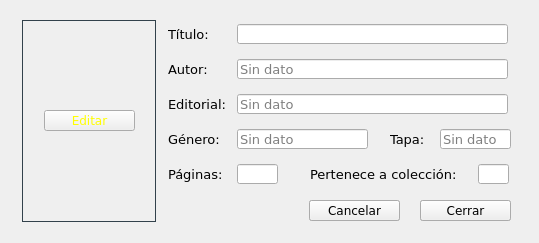
<?xml version="1.0" encoding="UTF-8"?>
<ui version="4.0">
 <class>MainWindow</class>
 <widget class="QMainWindow" name="MainWindow">
  <property name="geometry">
   <rect>
    <x>0</x>
    <y>0</y>
    <width>539</width>
    <height>243</height>
   </rect>
  </property>
  <property name="windowTitle">
   <string> GESTOR COMICS - Datos cómic</string>
  </property>
  <widget class="QWidget" name="centralwidget">
   <widget class="QLineEdit" name="txt_editorial">
    <property name="enabled">
     <bool>true</bool>
    </property>
    <property name="geometry">
     <rect>
      <x>237</x>
      <y>94</y>
      <width>271</width>
      <height>20</height>
     </rect>
    </property>
    <property name="font">
     <font>
      <family>Verdana</family>
      <pointsize>10</pointsize>
     </font>
    </property>
    <property name="styleSheet">
     <string notr="true"/>
    </property>
    <property name="readOnly">
     <bool>true</bool>
    </property>
    <property name="placeholderText">
     <string>Sin dato</string>
    </property>
   </widget>
   <widget class="QLineEdit" name="txt_titulo">
    <property name="enabled">
     <bool>true</bool>
    </property>
    <property name="geometry">
     <rect>
      <x>237</x>
      <y>24</y>
      <width>271</width>
      <height>20</height>
     </rect>
    </property>
    <property name="font">
     <font>
      <family>Verdana</family>
      <pointsize>10</pointsize>
     </font>
    </property>
    <property name="styleSheet">
     <string notr="true"/>
    </property>
    <property name="readOnly">
     <bool>true</bool>
    </property>
   </widget>
   <widget class="QLabel" name="lbl_genero">
    <property name="geometry">
     <rect>
      <x>168</x>
      <y>129</y>
      <width>61</width>
      <height>20</height>
     </rect>
    </property>
    <property name="font">
     <font>
      <family>Verdana</family>
      <pointsize>10</pointsize>
     </font>
    </property>
    <property name="text">
     <string>Género:</string>
    </property>
   </widget>
   <widget class="QLabel" name="lbl_paginas">
    <property name="geometry">
     <rect>
      <x>168</x>
      <y>164</y>
      <width>61</width>
      <height>20</height>
     </rect>
    </property>
    <property name="font">
     <font>
      <family>Verdana</family>
      <pointsize>10</pointsize>
     </font>
    </property>
    <property name="text">
     <string>Páginas:</string>
    </property>
   </widget>
   <widget class="QLineEdit" name="txt_autor">
    <property name="enabled">
     <bool>true</bool>
    </property>
    <property name="geometry">
     <rect>
      <x>237</x>
      <y>59</y>
      <width>271</width>
      <height>20</height>
     </rect>
    </property>
    <property name="font">
     <font>
      <family>Verdana</family>
      <pointsize>10</pointsize>
     </font>
    </property>
    <property name="styleSheet">
     <string notr="true"/>
    </property>
    <property name="readOnly">
     <bool>true</bool>
    </property>
    <property name="placeholderText">
     <string>Sin dato</string>
    </property>
   </widget>
   <widget class="QLabel" name="lbl_autor">
    <property name="geometry">
     <rect>
      <x>168</x>
      <y>59</y>
      <width>61</width>
      <height>20</height>
     </rect>
    </property>
    <property name="font">
     <font>
      <family>Verdana</family>
      <pointsize>10</pointsize>
     </font>
    </property>
    <property name="text">
     <string>Autor:</string>
    </property>
   </widget>
   <widget class="QLabel" name="lbl_titulo">
    <property name="geometry">
     <rect>
      <x>168</x>
      <y>24</y>
      <width>61</width>
      <height>20</height>
     </rect>
    </property>
    <property name="font">
     <font>
      <family>Verdana</family>
      <pointsize>10</pointsize>
     </font>
    </property>
    <property name="text">
     <string>Título:</string>
    </property>
   </widget>
   <widget class="QLabel" name="lbl_editorial">
    <property name="geometry">
     <rect>
      <x>168</x>
      <y>94</y>
      <width>63</width>
      <height>20</height>
     </rect>
    </property>
    <property name="font">
     <font>
      <family>Verdana</family>
      <pointsize>10</pointsize>
     </font>
    </property>
    <property name="text">
     <string>Editorial:</string>
    </property>
   </widget>
   <widget class="QPushButton" name="btn_editar">
    <property name="geometry">
     <rect>
      <x>309</x>
      <y>200</y>
      <width>91</width>
      <height>21</height>
     </rect>
    </property>
    <property name="font">
     <font>
      <family>Verdana</family>
      <pointsize>9</pointsize>
     </font>
    </property>
    <property name="text">
     <string>Editar</string>
    </property>
   </widget>
   <widget class="QLabel" name="lbl_tapa">
    <property name="geometry">
     <rect>
      <x>390</x>
      <y>129</y>
      <width>44</width>
      <height>20</height>
     </rect>
    </property>
    <property name="font">
     <font>
      <family>Verdana</family>
      <pointsize>10</pointsize>
     </font>
    </property>
    <property name="text">
     <string>Tapa:</string>
    </property>
   </widget>
   <widget class="QLabel" name="lbl_imagen">
    <property name="geometry">
     <rect>
      <x>22</x>
      <y>20</y>
      <width>134</width>
      <height>202</height>
     </rect>
    </property>
    <property name="font">
     <font>
      <family>Verdana</family>
      <pointsize>9</pointsize>
     </font>
    </property>
    <property name="styleSheet">
     <string notr="true">*{background-color: transparent; border:1px solid #32414B;}</string>
    </property>
    <property name="text">
     <string/>
    </property>
    <property name="alignment">
     <set>Qt::AlignCenter</set>
    </property>
   </widget>
   <widget class="QLineEdit" name="txt_genero">
    <property name="enabled">
     <bool>true</bool>
    </property>
    <property name="geometry">
     <rect>
      <x>237</x>
      <y>129</y>
      <width>131</width>
      <height>20</height>
     </rect>
    </property>
    <property name="font">
     <font>
      <family>Verdana</family>
      <pointsize>10</pointsize>
     </font>
    </property>
    <property name="styleSheet">
     <string notr="true"/>
    </property>
    <property name="readOnly">
     <bool>true</bool>
    </property>
    <property name="placeholderText">
     <string>Sin dato</string>
    </property>
   </widget>
   <widget class="QLineEdit" name="txt_paginas">
    <property name="enabled">
     <bool>true</bool>
    </property>
    <property name="geometry">
     <rect>
      <x>237</x>
      <y>164</y>
      <width>41</width>
      <height>20</height>
     </rect>
    </property>
    <property name="font">
     <font>
      <family>Verdana</family>
      <pointsize>10</pointsize>
     </font>
    </property>
    <property name="styleSheet">
     <string notr="true"/>
    </property>
    <property name="readOnly">
     <bool>true</bool>
    </property>
   </widget>
   <widget class="QLineEdit" name="txt_tapa">
    <property name="enabled">
     <bool>true</bool>
    </property>
    <property name="geometry">
     <rect>
      <x>440</x>
      <y>129</y>
      <width>71</width>
      <height>20</height>
     </rect>
    </property>
    <property name="font">
     <font>
      <family>Verdana</family>
      <pointsize>10</pointsize>
     </font>
    </property>
    <property name="styleSheet">
     <string notr="true"/>
    </property>
    <property name="readOnly">
     <bool>true</bool>
    </property>
    <property name="placeholderText">
     <string>Sin dato</string>
    </property>
   </widget>
   <widget class="QLabel" name="lbl_coleccion">
    <property name="geometry">
     <rect>
      <x>310</x>
      <y>164</y>
      <width>160</width>
      <height>20</height>
     </rect>
    </property>
    <property name="font">
     <font>
      <family>Verdana</family>
      <pointsize>10</pointsize>
     </font>
    </property>
    <property name="text">
     <string>Pertenece a colección:</string>
    </property>
   </widget>
   <widget class="QLineEdit" name="txt_coleccion">
    <property name="enabled">
     <bool>true</bool>
    </property>
    <property name="geometry">
     <rect>
      <x>478</x>
      <y>164</y>
      <width>31</width>
      <height>20</height>
     </rect>
    </property>
    <property name="font">
     <font>
      <family>Verdana</family>
      <pointsize>10</pointsize>
     </font>
    </property>
    <property name="styleSheet">
     <string notr="true"/>
    </property>
    <property name="readOnly">
     <bool>true</bool>
    </property>
   </widget>
   <widget class="QPushButton" name="btn_guardar">
    <property name="geometry">
     <rect>
      <x>420</x>
      <y>200</y>
      <width>91</width>
      <height>21</height>
     </rect>
    </property>
    <property name="font">
     <font>
      <family>Verdana</family>
      <pointsize>9</pointsize>
     </font>
    </property>
    <property name="text">
     <string>Guardar</string>
    </property>
   </widget>
   <widget class="QLabel" name="lbl_sin_portada">
    <property name="geometry">
     <rect>
      <x>24</x>
      <y>98</y>
      <width>130</width>
      <height>41</height>
     </rect>
    </property>
    <property name="font">
     <font>
      <family>Verdana</family>
      <pointsize>9</pointsize>
     </font>
    </property>
    <property name="styleSheet">
     <string notr="true"/>
    </property>
    <property name="text">
     <string>Sin portada</string>
    </property>
    <property name="alignment">
     <set>Qt::AlignCenter</set>
    </property>
   </widget>
   <widget class="QPushButton" name="btn_editar_portada">
    <property name="geometry">
     <rect>
      <x>44</x>
      <y>110</y>
      <width>91</width>
      <height>21</height>
     </rect>
    </property>
    <property name="font">
     <font>
      <family>Verdana</family>
      <pointsize>9</pointsize>
     </font>
    </property>
    <property name="styleSheet">
     <string notr="true">*{color: yellow;}</string>
    </property>
    <property name="text">
     <string>Editar</string>
    </property>
   </widget>
   <widget class="QPushButton" name="btn_cancelar">
    <property name="geometry">
     <rect>
      <x>309</x>
      <y>200</y>
      <width>91</width>
      <height>21</height>
     </rect>
    </property>
    <property name="font">
     <font>
      <family>Verdana</family>
      <pointsize>9</pointsize>
     </font>
    </property>
    <property name="text">
     <string>Cancelar</string>
    </property>
   </widget>
   <widget class="QPushButton" name="btn_cerrar">
    <property name="geometry">
     <rect>
      <x>420</x>
      <y>200</y>
      <width>91</width>
      <height>21</height>
     </rect>
    </property>
    <property name="font">
     <font>
      <family>Verdana</family>
      <pointsize>9</pointsize>
     </font>
    </property>
    <property name="text">
     <string>Cerrar</string>
    </property>
   </widget>
   <zorder>lbl_sin_portada</zorder>
   <zorder>txt_editorial</zorder>
   <zorder>txt_titulo</zorder>
   <zorder>lbl_genero</zorder>
   <zorder>lbl_paginas</zorder>
   <zorder>txt_autor</zorder>
   <zorder>lbl_autor</zorder>
   <zorder>lbl_titulo</zorder>
   <zorder>lbl_editorial</zorder>
   <zorder>btn_editar</zorder>
   <zorder>lbl_tapa</zorder>
   <zorder>lbl_imagen</zorder>
   <zorder>txt_genero</zorder>
   <zorder>txt_paginas</zorder>
   <zorder>txt_tapa</zorder>
   <zorder>lbl_coleccion</zorder>
   <zorder>txt_coleccion</zorder>
   <zorder>btn_guardar</zorder>
   <zorder>btn_editar_portada</zorder>
   <zorder>btn_cancelar</zorder>
   <zorder>btn_cerrar</zorder>
  </widget>
 </widget>
 <tabstops>
  <tabstop>txt_titulo</tabstop>
  <tabstop>txt_autor</tabstop>
  <tabstop>txt_editorial</tabstop>
  <tabstop>txt_genero</tabstop>
  <tabstop>txt_tapa</tabstop>
  <tabstop>txt_paginas</tabstop>
  <tabstop>txt_coleccion</tabstop>
  <tabstop>btn_editar</tabstop>
  <tabstop>btn_cancelar</tabstop>
  <tabstop>btn_guardar</tabstop>
  <tabstop>btn_editar_portada</tabstop>
 </tabstops>
 <resources/>
 <connections/>
</ui>
